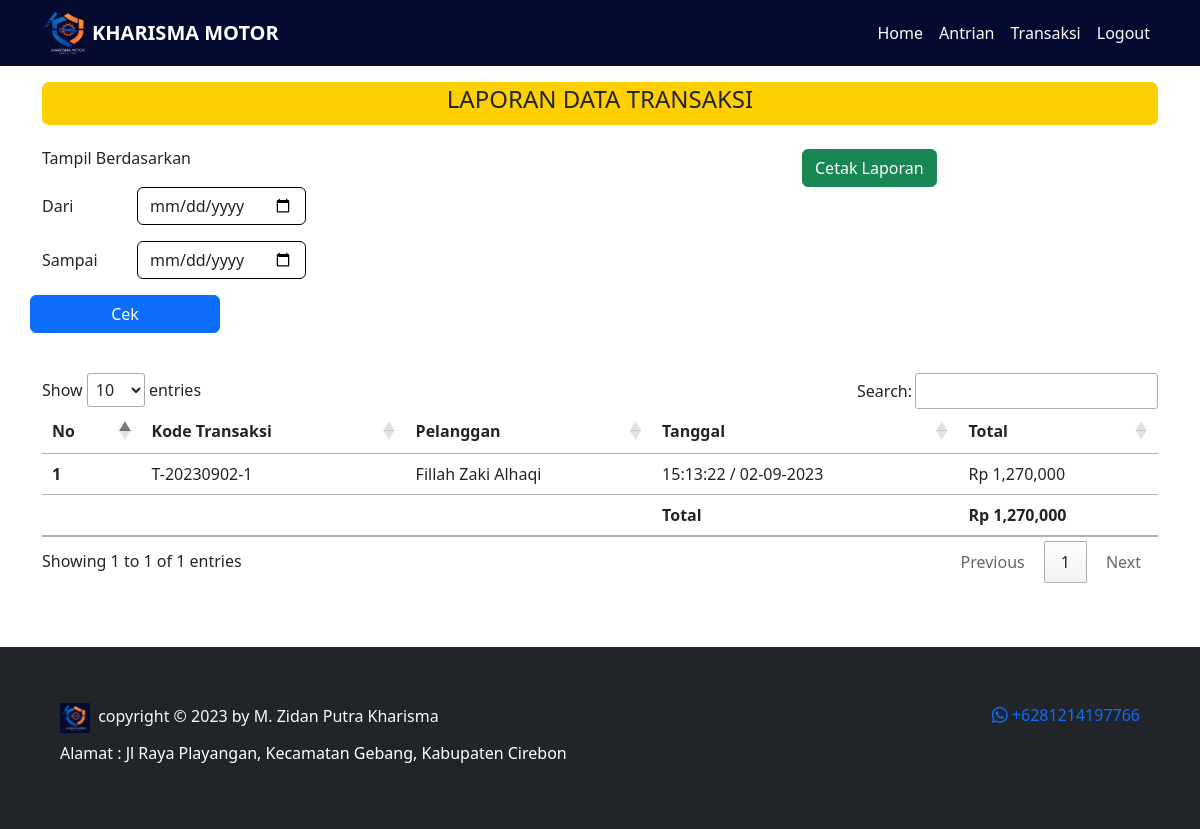
Before: /kelola/laporan.php (signed in) with the older database file.
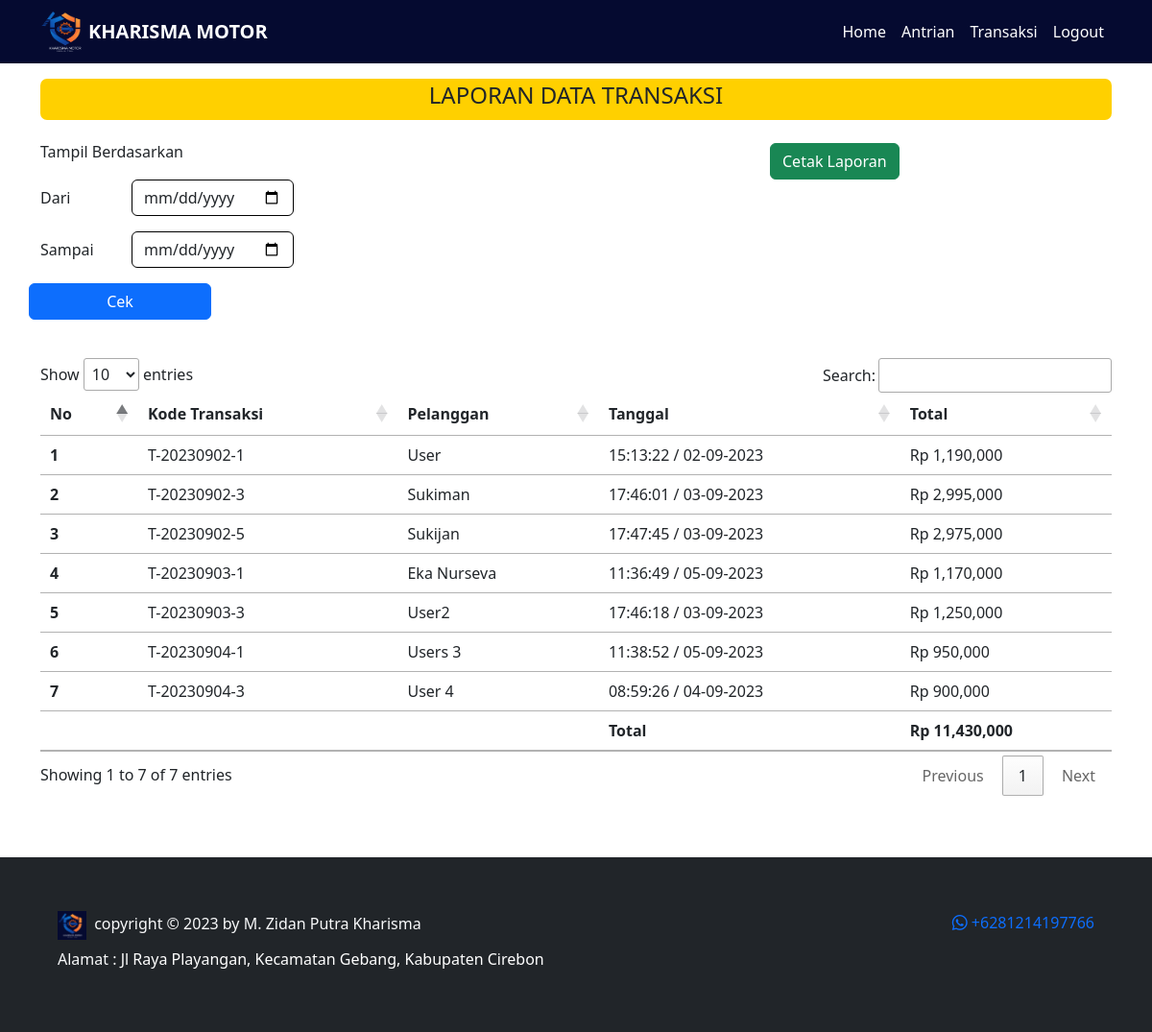
After: the same page with the newer database file.
### tables this page shows
CREATE TABLE `antrian` (
  `id_antrian` int(11) NOT NULL,
  `id_kendaraan` int(11) NOT NULL,
  `no_antrian` varchar(20) NOT NULL,
  `nama_pelanggan` varchar(100) NOT NULL,
  `no_hp` varchar(20) NOT NULL,
  `tanggal` timestamp NOT NULL DEFAULT current_timestamp(),
  `nopol` varchar(50) NOT NULL,
  `alamat` text NOT NULL,
  `status` varchar(50) NOT NULL
);

CREATE TABLE `transaksi` (
  `idtransaksi` int(11) NOT NULL,
  `idantrian` int(11) NOT NULL,
  `idservis` int(11) DEFAULT NULL,
  `idsparepart` int(11) DEFAULT NULL,
  `kode_transaksi` varchar(50) NOT NULL,
  `tanggal_pelunasan` timestamp NOT NULL DEFAULT current_timestamp() ON UPDATE current_timestamp(),
  `status_transaksi` varchar(20) NOT NULL
);

### controller/function.php (called while the page is built, shortened)
<?php
$conn = mysqli_connect("localhost", "root", "", "kharisma_motor");
function query($query)
{
    global $conn;
    $result = mysqli_query($conn, $query);
    $rows = [];
    while ($row = mysqli_fetch_assoc($result)) {
        $rows[] = $row;
    }
    return $rows;
}
function jumlah_data($data)
{
    global $conn;
    $query = mysqli_query($conn, $data);
    $jumlah_data = mysqli_num_rows($query);
    return $jumlah_data;
}
?>

### controller/controller_transaksi.php (called while the page is built, shortened)
<?php
    require_once('function.php');
    function total($id, $data) {
        $total = 0;
        foreach($data as $da) {
            if($da['idservis'] != NULL) {
                $idservis = $da['idservis'];
                $datser = query("SELECT * FROM servis WHERE idservis = $idservis")[0];
                $total += $datser['harga_jasa'];
            } elseif($da['idsparepart'] != NULL) {
                $idsparepart = $da['idsparepart'];
                $dahar = query("SELECT * FROM harga_sparepart WHERE idkendaraan = $id AND idsparepart = $idsparepart")[0];
                $total += $dahar['harga'];
            }
        }
        return $total;
    }
?>

### kelola/laporan.php (the view, shortened to what the changed rows need)
<?php
    require_once "../controller/controller_transaksi.php";
    $antrian = query("SELECT * FROM antrian");
    $semua = 0;
?>
<!DOCTYPE html>
<html lang="en">
<head>
    <link href="https://cdn.jsdelivr.net/npm/bootstrap@5.3.0/dist/css/bootstrap.min.css" rel="stylesheet"
>
    <link rel="stylesheet" href="https://cdn.jsdelivr.net/npm/bootstrap-icons@1.10.5/font/bootstrap-icons.css">
    <link rel="stylesheet" href="../style.css">
    <link rel="stylesheet" href="https://cdn.datatables.net/1.13.4/css/jquery.dataTables.min.css">
</head>
<body>
    <div class="container">
        <div class="content py-3">
            <div class="title text-center text-uppercase">
                <h4>LAPORAN DATA TRANSAKSI</h4>
            </div>
            <div class="konten py-4">
                <div class="row">
                </div>
            </div>
            <table class="table table-hover" id="example">
                <thead>
                    <tr>
                        <th scope="col">No</th>
                        <th scope="col">Kode Transaksi</th>
                        <th scope="col">Pelanggan</th>
                        <th scope="col">Tanggal</th>
                        <th scope="col">Total</th>
                    </tr>
                </thead>
                <tbody>
                    <?php
                        $i = 1;
                        foreach($antrian as $ant) :
                            $idantrian = $ant['id_antrian'];
                            $jumlah = jumlah_data("SELECT * FROM transaksi WHERE idantrian = $idantrian");
                            if($jumlah > 0 ) :
                                $transaksi = query("SELECT * FROM transaksi WHERE idantrian = $idantrian");
                                $idkendaraan = $ant['id_kendaraan'];
                                    if($transaksi[0]['status_transaksi'] == "Lunas") :
                                        $total = total($idkendaraan, $transaksi);
                                        $tanggal =  date("H:i:s / d-m-Y", strtotime($transaksi[0]['tanggal_pelunasan']));
                    ?>
                        <tr>
                            <th scope="row"><?= $i; ?></th>
                            <td><?= $transaksi[0]['kode_transaksi']; ?></td>
                            <td><?= $ant['nama_pelanggan']; ?></td>
                            <td><?= $tanggal; ?></td>
                            <td>Rp <?= number_format($total); ?></td>
                        </tr>
                    <?php
                                    $i++;
                                    $semua += $total;
                                endif;
                            endif;
                        endforeach;
                    ?>
                </tbody>
                <tr>
                    <th>&nbsp;</th>
                    <td>&nbsp;</td>
                    <td>&nbsp;</td>
                    <th>Total</th>
                    <th>Rp <?= number_format($semua); ?></th>
                </tr>
            </table>
        </div>
    </div>
</body>
</html>

Changed rows visible on the page:
changed antrian: nama_pelanggan "Fillah Zaki Alhaqi" → "User"; total "1,270,000" → "1,190,000"
now on this page (row edited): antrian: transaksi.kode_transaksi "T-20230902-3", nama_pelanggan "Sukiman", transaksi.tanggal_pelunasan "17:46:01 / 03-09-2023", total "2,995,000"
now on this page (row edited): antrian: transaksi.kode_transaksi "T-20230902-5", nama_pelanggan "Sukijan", transaksi.tanggal_pelunasan "17:47:45 / 03-09-2023", total "2,975,000"
added antrian: transaksi.kode_transaksi "T-20230903-1", nama_pelanggan "Eka Nurseva", transaksi.tanggal_pelunasan "11:36:49 / 05-09-2023", total "1,170,000"
added antrian: transaksi.kode_transaksi "T-20230903-3", nama_pelanggan "User2", transaksi.tanggal_pelunasan "17:46:18 / 03-09-2023", total "1,250,000"
added antrian: transaksi.kode_transaksi "T-20230904-1", nama_pelanggan "Users 3", transaksi.tanggal_pelunasan "11:38:52 / 05-09-2023", total "950,000"
added antrian: transaksi.kode_transaksi "T-20230904-3", nama_pelanggan "User 4", transaksi.tanggal_pelunasan "08:59:26 / 04-09-2023", total "900,000"
Other visible differences:
text written by a page script: "Show entries Search: Showing 1 to 1 of 1 entries Previous 1 Next" → "Show entries Search: Showing 1 to 7 of 7 entries Previous 1 Next"
$semua: "1,270,000" → "11,430,000"
